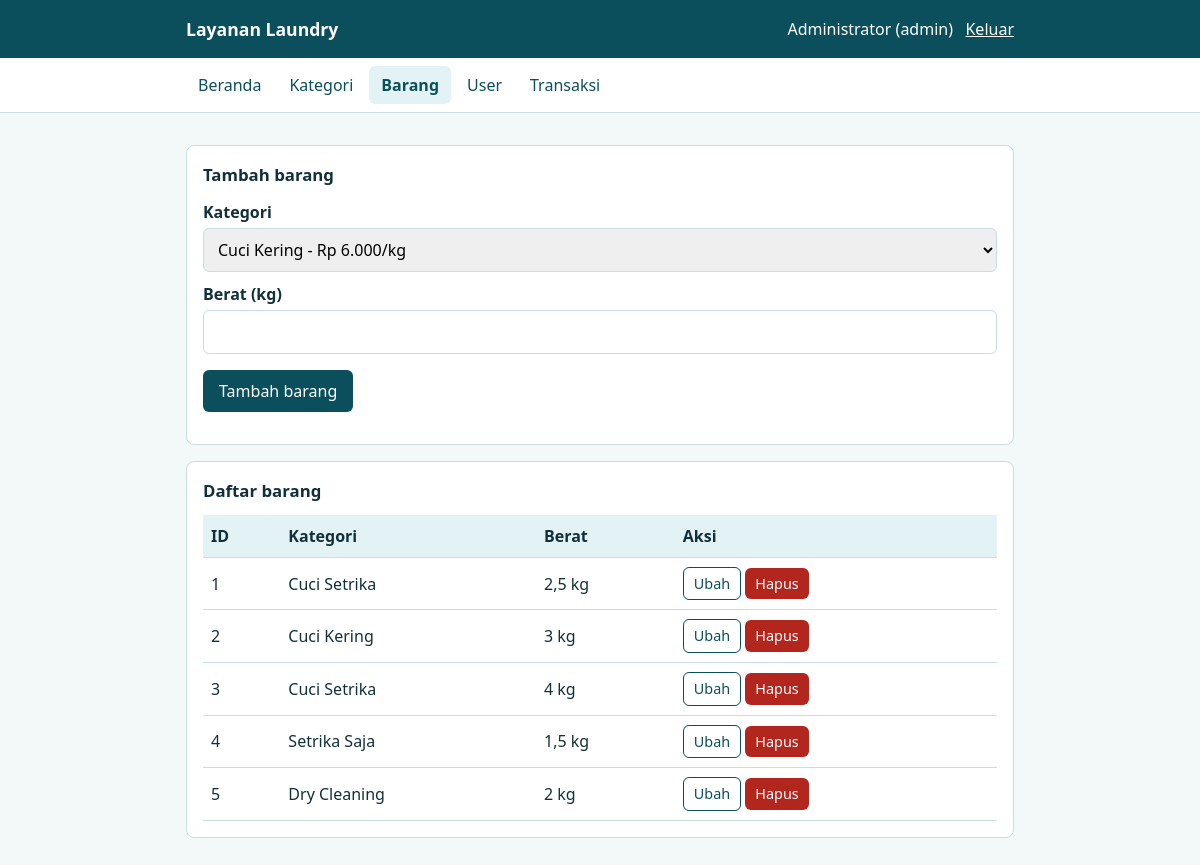
The app's page /barang.php (signed in) with its own data.
### tables this page shows
CREATE TABLE tb_barang (
  id_barang INT AUTO_INCREMENT PRIMARY KEY,
  id_kategori INT NOT NULL,
  berat_barang DECIMAL(6,2) NOT NULL,
  FOREIGN KEY (id_kategori) REFERENCES tb_kategori(id_kategori)
);

CREATE TABLE tb_kategori (
  id_kategori INT AUTO_INCREMENT PRIMARY KEY,
  nama_kategori VARCHAR(50) NOT NULL,
  harga INT NOT NULL
);

### koneksi.php (called while the page is built, shortened)
<?php
function e($teks) {
    return htmlspecialchars($teks, ENT_QUOTES, 'UTF-8');
}
function kg($berat) {
    return rtrim(rtrim(number_format($berat, 2, ",", "."), "0"), ",") . " kg";
}

### barang.php (the view, shortened to what this page needs)
<?php
require "koneksi.php";
$edit = null;
$kategori = mysqli_fetch_all(mysqli_query($koneksi, "SELECT * FROM tb_kategori ORDER BY id_kategori"), MYSQLI_ASSOC);
$data = mysqli_query($koneksi, "SELECT b.id_barang, k.nama_kategori, k.harga, b.berat_barang
    FROM tb_barang b JOIN tb_kategori k ON b.id_kategori = k.id_kategori
    ORDER BY b.id_barang");
include "header.php";
?>
<section class="card">
  <h2><?= $edit ? "Ubah barang" : "Tambah barang" ?></h2>
  <?php if (!$kategori): ?>
    <p>Isi dulu data di menu Kategori.</p>
  <?php else: ?>
  <form method="post">
    <label for="id_kategori">Kategori</label>
    <select id="id_kategori" name="id_kategori" required>
      <?php foreach ($kategori as $k): ?>
        <option value="<?= (int)$k['id_kategori'] ?>" <?= ($edit && $edit['id_kategori'] == $k['id_kategori']) ? "selected" : "" ?>><?= e($k['nama_kategori']) ?> - <?= rupiah($k['harga']) ?>/kg</option>
      <?php endforeach; ?>
    </select>
    <label for="berat_barang">Berat (kg)</label>
    <input type="number" id="berat_barang" name="berat_barang" step="0.1" min="0.1" max="1000" required value="<?= $edit ? e($edit['berat_barang']) : "" ?>">
    <p>
      <button class="btn" type="submit"><?= $edit ? "Simpan perubahan" : "Tambah barang" ?></button>
    </p>
  </form>
  <?php endif; ?>
</section>
<section class="card">
  <h2>Daftar barang</h2>
  <div class="scroll">
  <table>
    <tr><th>ID</th><th>Kategori</th><th>Berat</th><th>Aksi</th></tr>
    <?php while ($r = mysqli_fetch_assoc($data)): ?>
    <tr>
      <td><?= (int)$r['id_barang'] ?></td>
      <td><?= e($r['nama_kategori']) ?></td>
      <td><?= kg($r['berat_barang']) ?></td>
      <td class="aksi">
        <a class="btn kecil abu" href="barang.php?edit=<?= (int)$r['id_barang'] ?>">Ubah</a>
        <form method="post" style="display:inline" onsubmit="return confirm('Hapus barang ini?')">
          <button class="btn kecil merah" type="submit">Hapus</button>
        </form>
      </td>
    </tr>
    <?php endwhile; ?>
  </table>
  </div>
</section>
<?php include "footer.php"; ?>

### style.css (style rules this page uses)
:root { --tua:#0B4F5C;--air:#1B9BAA;--muda:#E3F2F5;--teks:#12303A;--abu:#5B7580;--garis:#C9DDE2;--merah:#B3261E;--hijau:#1E7B45 }
* { box-sizing:border-box }
body { margin:0;font-family:"Segoe UI",Arial,sans-serif;color:var(--teks);background:#F3F8F9;line-height:1.5 }
.card { background:#fff;border:1px solid var(--garis);border-radius:8px;padding:16px;margin:16px 0 }
h2 { font-size:1.05rem;margin:0 0 12px }
label { display:block;font-weight:600;margin:10px 0 4px }
input,select { width:100%;padding:9px 10px;border:1px solid var(--garis);border-radius:6px;font:inherit }
.btn { display:inline-block;background:var(--tua);color:#fff;border:0;border-radius:6px;padding:9px 16px;font:inherit;cursor:pointer;text-decoration:none }
.btn.kecil { padding:5px 10px;font-size:.9rem }
.btn.abu { background:#fff;color:var(--tua);border:1px solid var(--tua) }
.btn.merah { background:var(--merah) }
table { width:100%;border-collapse:collapse }
th,td { text-align:left;padding:9px 8px;border-bottom:1px solid var(--garis) }
th { background:var(--muda) }
.scroll { overflow-x:auto }
.aksi { white-space:nowrap }

### records on screen
tb_barang: id_barang "1", id_kategori.nama_kategori "Cuci Setrika", berat_barang "2,5 kg"
tb_barang: id_barang "2", id_kategori.nama_kategori "Cuci Kering", berat_barang "3 kg"
tb_barang: id_barang "3", id_kategori.nama_kategori "Cuci Setrika", berat_barang "4 kg"
tb_barang: id_barang "4", id_kategori.nama_kategori "Setrika Saja", berat_barang "1,5 kg"
tb_barang: id_barang "5", id_kategori.nama_kategori "Dry Cleaning", berat_barang "2 kg"

### other values on screen
$_SESSION['nama'] "Administrator"
$_SESSION['role'] "admin"
form field id_kategori "Cuci Kering - Rp 6.000/kg"
